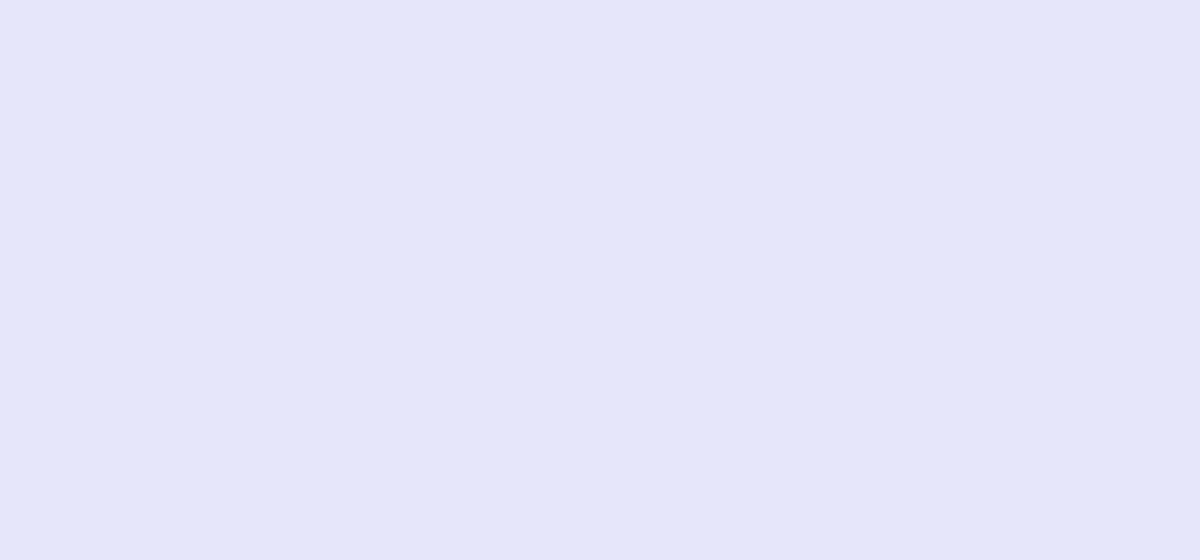
Frame 1 (no input)
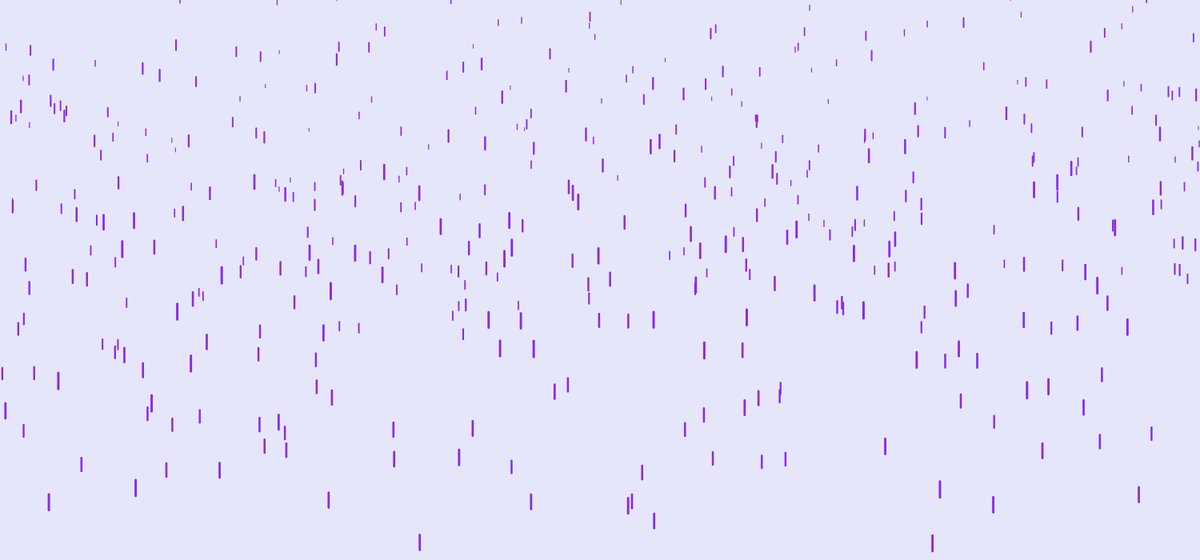
Frame 60 (no input)
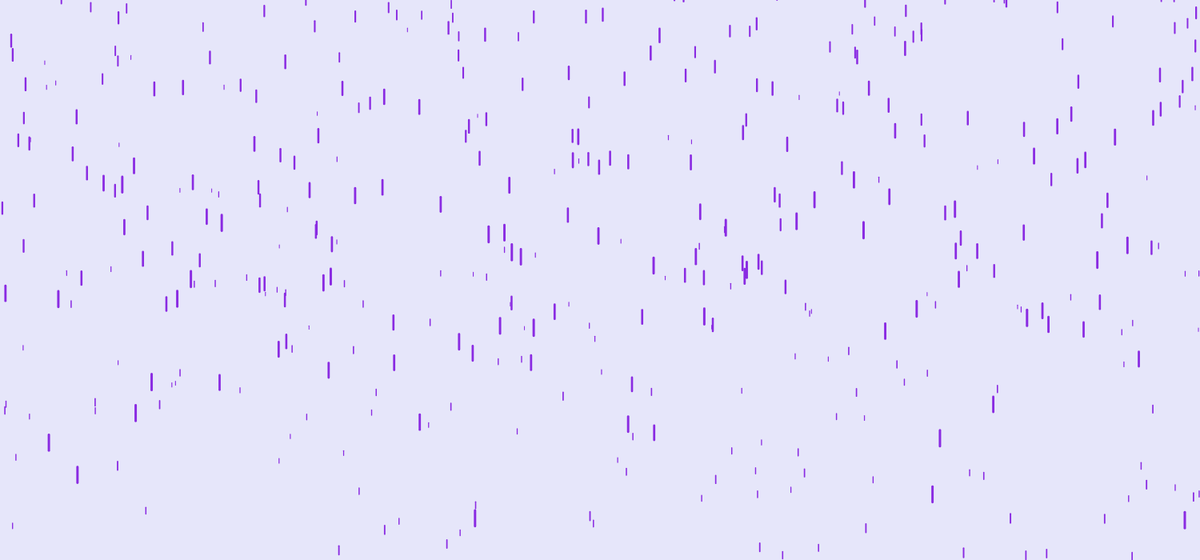
Frame 120 (the mouse pressed at the canvas centre since frame 60)

The p5.js sketch that drew these frames (run headless with seeded random() and noise() and a simulated clock; from frame 60 on, the mouse is pressed at the canvas centre):

// p5.js sketch
// ── sketch.js
// Purple Rain
// (138, 43, 226)
// (230, 230, 250) // background

var drops = [100];

function setup() {
  createCanvas(1500, 700);
  for (var i = 0; i < 500; i++) {
    drops[i] = new Drop();
  }
}

function draw() {
  background(230, 230, 250);
  for (var i = 0; i < drops.length; i++) {
    drops[i].fall();
    drops[i].show();
  }
}

// ── drop.js
function Drop() {
  this.x = random(width);
  this.y = random(-500, -60);
  this.z = random(0, 20);
  this.len = map(this.z, 0, 20, 4, 20);
  this.yspeed = map(this.z, 0, 20, 4, 10);

  this.fall = function() {
    this.y = this.y + this.yspeed;
    var grav = map(this.z, 0, 20, 0, 0.1);
    this.yspeed = this.yspeed + grav;

    if (this.y > height) {
      this.y = random(-200, -100);
      this.yspeed = map(this.z, 0, 20, 4, 10);
    }
  };

  this.show = function() {
    var thick = map(this.z, 0, 20, 1, 3);
    strokeWeight(thick);
    stroke(138, 43, 226);
    line(this.x, this.y, this.x, this.y + this.len);
  };
}
